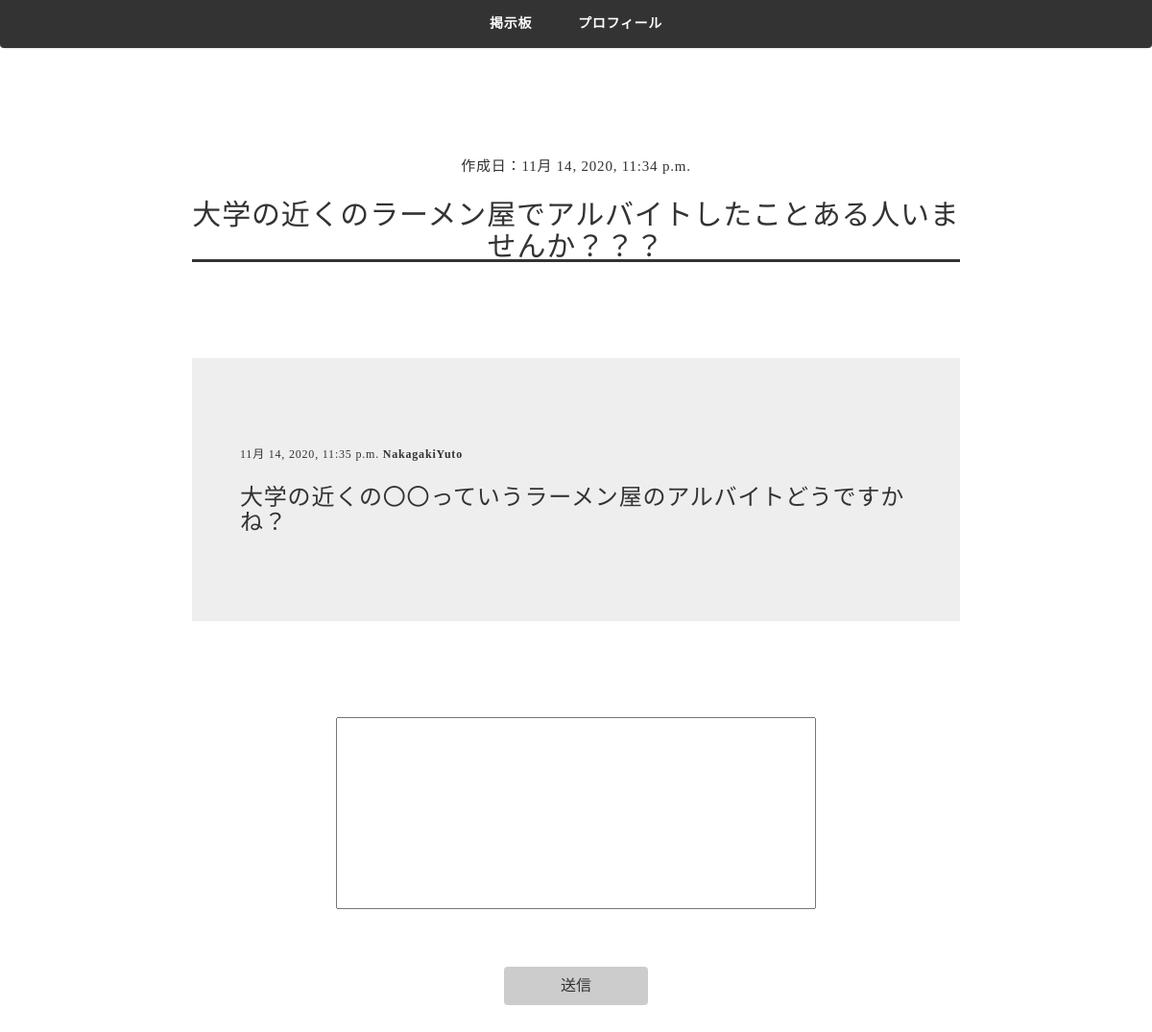
The app's page /thread/7/ (signed in) with its own data.
### notice_board/models.py (models this page shows, shortened)
class Thread(models.Model):
    university = models.ForeignKey('University', on_delete=models.CASCADE)
    author = models.ForeignKey(settings.AUTH_USER_MODEL, on_delete=models.CASCADE)
    title = models.CharField(max_length=200)
    created_date = models.DateTimeField(default=timezone.now)
    category = models.ForeignKey('Category', on_delete=models.CASCADE)

class Post(models.Model):
    thread = models.ForeignKey('Thread', on_delete=models.CASCADE)
    author = models.ForeignKey(settings.AUTH_USER_MODEL, on_delete=models.CASCADE)
    text = models.TextField()
    published_date = models.DateTimeField(default=timezone.now)

### notice_board/views.py (the view)
# urls.py: path('thread/<int:pk>/', views.ThreadDetailView, name='thread_detail'),
@login_required
def ThreadDetailView(request, pk):
    thread = get_object_or_404(Thread, pk=pk)
    posts = Post.objects.filter(thread=thread)
    profile = UserProfile.objects.get(user=request.user)
    return render(request, 'notice_board/thread_detail.html', {'thread': thread, 'profile':profile, 'posts':posts})

### notice_board/templates/notice_board/thread_detail.html (shortened to what this page needs)
{% extends "notice_board/base.html" %}
{% load static %}
{% block content %}
<div class="thread-detail-section section">
    <div class="section-title thread-detail-title">
        <p>作成日：{{ thread.created_date }}</p>
        <h2>{{ thread.title }}</h2>
    </div>
    <div class="section-body thread-detail-body">
        <div class="thread-detail-list">
            {% for post in posts %}
                <div class="post">
                    <p>{{ post.published_date }}    <strong>{{ post.author }}</strong></p>
                    <h3>{{ post.text|linebreaksbr }}</h3>
                </div>
            {% endfor %}
        </div>
        <form action="{% url 'add_post' pk=thread.pk %}" method="POST" name="post-form">
            <div class="post-form" name="post-form">
                <input type="text" class="post-text" name="post-text" required>
            </div>
            <div>
                <button type="submit" class="btn add-post-btn" name='action' value="save">送信</button>
            </div>
        </form>
    </div>
</div>
{% endblock %}

### notice_board/static/css/notice_board.css (style rules this page uses)
body { color: darkslategrey; font-family: "游ゴシック Medium", "Yu Gothic Medium", "游ゴシック体", "YuGothic", "メイリオ", "Meiryo", "ＭＳ Ｐゴシック", "MS PGothic"; font-size: 15px; line-height: 1.8; letter-spacing: .8px; word-break: break-all; color: #333; padding-top: 60px; }
.section { max-width: 800px; text-align: center; margin : 0 auto; }
.thread-detail-section { width: 800px; }
.thread-detail-title { margin: 100px auto; }
.thread-detail-list { background-color: #EEE; padding: 50px 50px; }
.thread-detail-section h2 { background: linear-gradient(transparent 95%, #333 20%) }
.thread-detail-list { text-align: left; }
.post { margin: 40px auto; }
.thread-detail-list p { font-size: 12px; }
.post-form { margin: 100px auto 20px; }
.post-text { width: 500px; height: 200px; }
.add-post-btn { margin: 40 auto; font-size: 16px; text-align: center; display: inline-block; width: 150px; height: 40px; background-color: #ccc; }

### records on screen
Thread: created_date "11月 14, 2020, 11:34 p.m.", title "大学の近くのラーメン屋でアルバイトしたことある人いませんか？？？"
Post: published_date "11月 14, 2020, 11:35 p.m.", author "NakagakiYuto", text "大学の近くの〇〇っていうラーメン屋のアルバイトどうですかね？"
